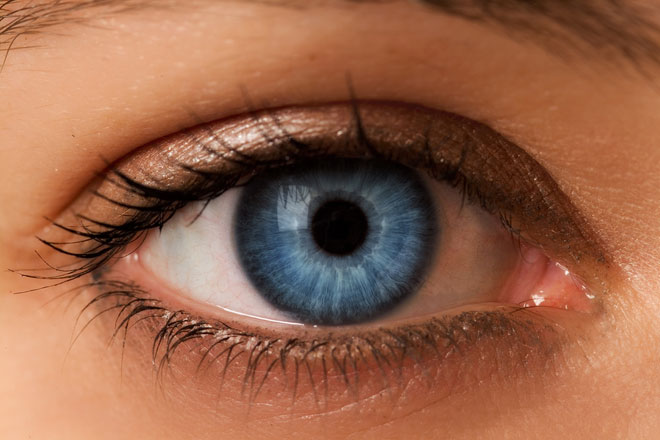
#> input picture OpenCV-Python-Tutorial/ch26-Hough圆环变换/eye-color-blue-z-c-660x440.jpg, 660 x 440 px
$ python HoughCircles_eyes.py
#> lines starting #> are read from the running program, lines starting #| are printed output that depends on the picture; after the words box and inside, x2 and y2 are one past the last pixel; in counts of white or black regions, pixels touching at a corner belong together
# -*- coding: utf-8 -*-
# @Time    : 2017/7/27 10:57
# @Author  : play4fun
# @File    : HoughCircles_eyes.py
# @Software: PyCharm

"""
HoughCircles_eyes.py:

http://blog.csdn.net/on2way/article/details/47028969

"""

import cv2
import numpy as np
import matplotlib.pyplot as plt

img = cv2.imread('eye-color-blue-z-c-660x440.jpg')
#> img is the input picture: shape (440, 660, 3); mean B, G, R 74.2, 99.8, 152.5
gray = cv2.cvtColor(img, cv2.COLOR_BGR2GRAY)  # 灰度图像
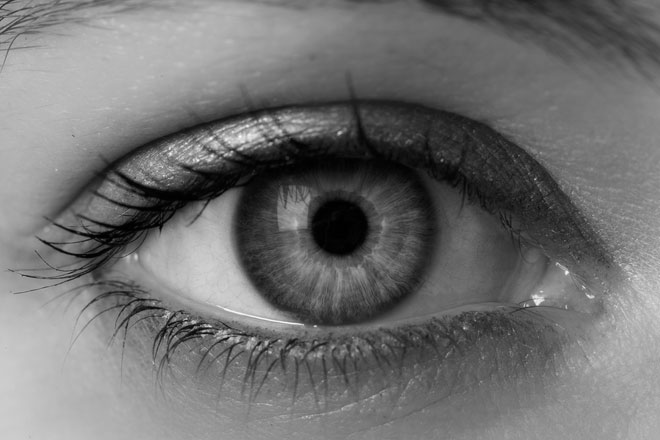
#> gray: shape (440, 660); min 0, max 253, mean 112.7

plt.subplot(121), plt.imshow(gray, 'gray')
plt.xticks([]), plt.yticks([])
# hough transform   #规定检测的圆的最大最小半径，不能盲目的检测，否侧浪费时间空间。
# circles1 = cv2.HoughCircles(gray, cv2.HOUGH_GRADIENT, 1,100, param1=100, param2=30, minRadius=200, maxRadius=300)
circles1 = cv2.HoughCircles(gray, cv2.HOUGH_GRADIENT, 1, 100, param1=100, param2=30, minRadius=100, maxRadius=200)  # 把半径范围调小点，检测内圆,瞳孔
#> circles1 = 13 rows, first 8: [255.5, 260.5, 141.1], [371.5, 238.5, 141.1], [457.5, 328.5, 182.9], [244.5, 159.5, 173], [80.5, 123.5, 121.2], [466.5, 196.5, 174.1], [176.5, 339.5, 157.6], [290.5, 390.5, 141.1]
circles = circles1[0, :, :]  # 提取为二维
#> circles has the same summary as circles1
circles = np.uint16(np.around(circles))  # 四舍五入，取整
#> circles = 13 rows, first 8: [256, 260, 141], [372, 238, 141], [458, 328, 183], [244, 160, 173], [80, 124, 121], [466, 196, 174], [176, 340, 158], [290, 390, 141]
for i in circles[:]:
    cv2.circle(img, (i[0], i[1]), i[2], (255, 0, 0), 5)  # 画圆
    cv2.circle(img, (i[0], i[1]), 2, (255, 0, 255), 10)  # 画圆心
#> this loop made 13 passes
#> i on passes 1 to 12: [256, 260, 141], [372, 238, 141], [458, 328, 183], [244, 160, 173], [80, 124, 121], [466, 196, 174], [176, 340, 158], [290, 390, 141], [394, 424, 143], [558, 370, 163], [152, 438, 136], [152, 8, 151]
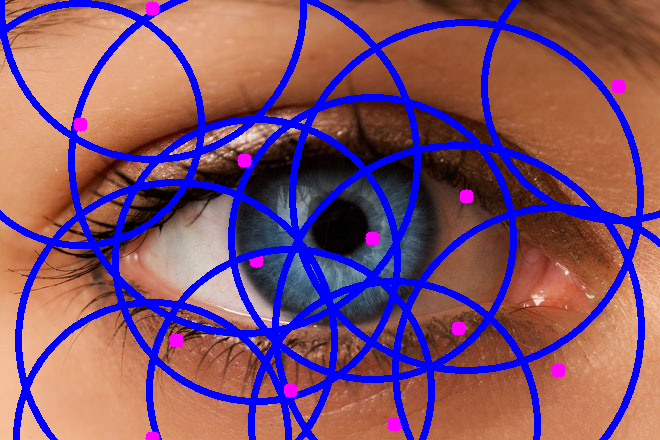
#> img: shape (440, 660, 3); 19.57% of pixels changed, all inside (x1, y1, x2, y2) = (0, 0, 660, 440)

plt.subplot(122), plt.imshow(img)
plt.xticks([]), plt.yticks([])
plt.show()
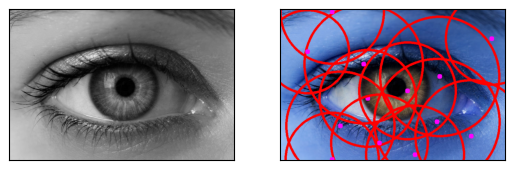
#> figure drawn by matplotlib, 2 panels; B, G, R data is drawn as R, G, B
